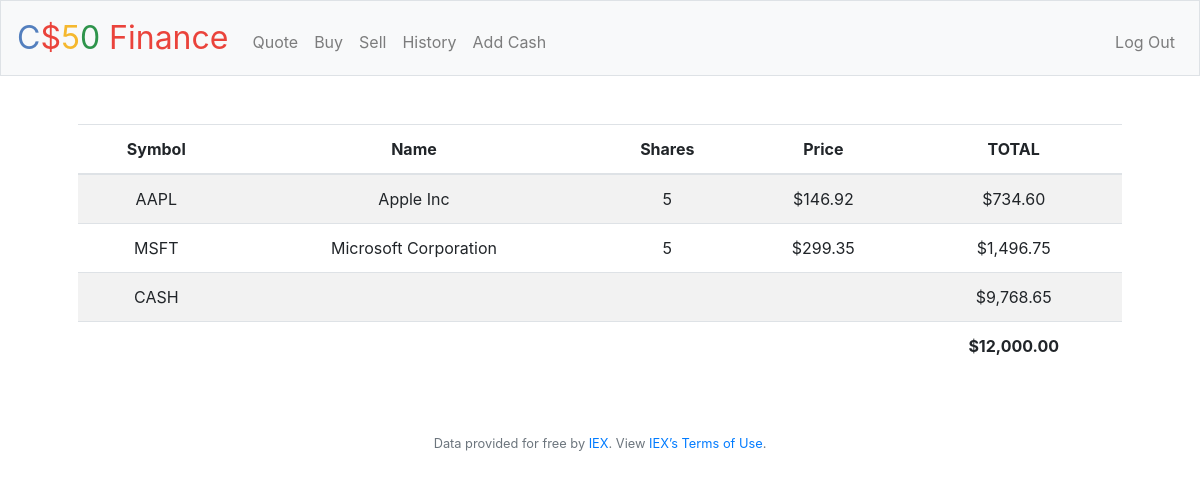
The page / (signed in) on the database its author committed.
### tables this page shows
CREATE TABLE purchase_details (
UserID int NOT NULL,
StockSymbol varchar(10) NOT NULL,
StockName varchar(50) NOT NULL,
StockShares int NOT NULL,
StockPrice int NOT NULL,
PurchaseDate datetime NOT NULL
);

CREATE TABLE users (id INTEGER, username TEXT NOT NULL, hash TEXT NOT NULL, cash NUMERIC NOT NULL DEFAULT 10000.00, PRIMARY KEY(id));

### application.py (the view)
@app.route("/")
@login_required
def index():
    result = db.execute("SELECT cash FROM users WHERE id=:id", id=session["user_id"])
    cash = result[0]['cash']
    stocks = db.execute("SELECT StockSymbol, StockName, StockShares, StockPrice FROM purchase_details WHERE UserID=:ui", ui=session["user_id"])
    total = cash
    for stock in stocks:
        total +=  stock["StockPrice"] * stock["StockShares"]
    return render_template("index.html", stocks=stocks, cash=cash, usd=usd, total=total)

### application.py (called while the page is built)
@app.after_request
def after_request(response):
    response.headers["Cache-Control"] = "no-cache, no-store, must-revalidate"
    response.headers["Expires"] = 0
    response.headers["Pragma"] = "no-cache"
    return response

### helpers.py (called while the page is built)
def login_required(f):
    @wraps(f)
    def decorated_function(*args, **kwargs):
        if session.get("user_id") is None:
            return redirect("/login")
        return f(*args, **kwargs)
    return decorated_function

def usd(value):
    return f"${value:,.2f}"

### templates/index.html (shortened to what this page needs)
{% extends "layout.html" %}
{% block main %}
    <table class="table table-striped">
        <thead>
            <th>Symbol</th>
            <th>Name</th>
            <th>Shares</th>
            <th>Price</th>
            <th>TOTAL</th>
        </thead>
        <tbody>
            {% for stock in stocks %}
            <tr>
                <td>{{ stock["StockSymbol"] }}</td>
                <td>{{ stock["StockName"] }}</td>
                <td>{{ stock["StockShares"] }}</td>
                <td>{{ usd(stock["StockPrice"]) }}</td>
                <td>{{ usd(stock["StockPrice"]*stock["StockShares"]) }}</td>
            </tr>
            {% endfor %}
            <tr>
                <td>CASH</td>
                <td></td>
                <td></td>
                <td></td>
                <td>{{ usd(cash) }}</td>
            </tr>
            <tr>
                <td></td>
                <td></td>
                <td></td>
                <td></td>
                <th>{{ usd(total) }}</th>
            </tr>
        </tbody>
    </table>
{% endblock %}

### templates/layout.html (shortened to what this page needs)
<!DOCTYPE html>
<html lang="en">
    <head>
        <link rel="stylesheet" href="https://cdn.jsdelivr.net/npm/bootstrap@4.5.3/dist/css/bootstrap.min.css">
        <link href="/static/styles.css" rel="stylesheet">
    </head>
    <body>
        <nav class="navbar navbar-expand-md navbar-light bg-light border">
            <a class="navbar-brand" href="/"><span class="blue">C</span><span class="red">$</span><span class="yellow">5</span><span class="green">0</span> <span class="red">Finance</span></a>
            <div class="collapse navbar-collapse" id="navbar">
                {% if session.user_id %}
                    <ul class="navbar-nav mr-auto mt-2">
                        <li class="nav-item"><a class="nav-link" href="/quote">Quote</a></li>
                        <li class="nav-item"><a class="nav-link" href="/buy">Buy</a></li>
                        <li class="nav-item"><a class="nav-link" href="/sell">Sell</a></li>
                        <li class="nav-item"><a class="nav-link" href="/history">History</a></li>
                        <li class="nav-item"><a class="nav-link" href="/add-cash">Add Cash</a></li>
                    </ul>
                    <ul class="navbar-nav ml-auto mt-2">
                        <li class="nav-item"><a class="nav-link" href="/logout">Log Out</a></li>
                    </ul>
                {% else %}
                    <ul class="navbar-nav ml-auto mt-2">
                        <li class="nav-item"><a class="nav-link" href="/register">Register</a></li>
                        <li class="nav-item"><a class="nav-link" href="/login">Log In</a></li>
                    </ul>
                {% endif %}
            </div>
        </nav>
        <main class="container p-5">
            {% block main %}{% endblock %}
        </main>
        <footer class="small text-center text-muted">
            Data provided for free by <a href="https://iextrading.com/developer">IEX</a>. View <a href="https://iextrading.com/api-exhibit-a/">IEX’s Terms of Use</a>.
        </footer>
    </body>
</html>

### static/styles.css (style rules this page uses)
nav .navbar-brand { font-size: xx-large; }
nav .navbar-brand .blue { color: #537fbe; }
nav .navbar-brand .red { color: #ea433b; }
nav .navbar-brand .yellow { color: #f5b82e; }
nav .navbar-brand .green { color: #2e944b; }
main { overflow-x: auto; text-align: center; }

### rows shown on the page
purchase_details: StockSymbol "AAPL", StockName "Apple Inc", StockShares "5", StockPrice "$146.92", usd(stock['StockPrice']*stock['StockShares']) "$734.60"
purchase_details: StockSymbol "MSFT", StockName "Microsoft Corporation", StockShares "5", StockPrice "$299.35", usd(stock['StockPrice']*stock['StockShares']) "$1,496.75"
users: cash "$9,768.65"

### other values the page prints
{{ usd(total) }} "$12,000.00"
